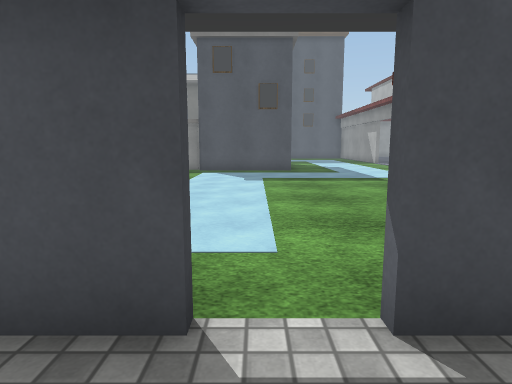
[1] (above)

24 first-person views from a walk through a Unity game level. The camera is 1.2 m above the floor, tilts 8° down and sees 75° across. The floor is counted in squares, 1 m on a side. Each view is taken from the middle of a square. On the plan, view 1 faces up. The plan holds only what a view shows up to about 14 squares ahead; the rest is blank. The place goes on beyond the plan. The player character is not drawn. Some surface patterns are stand-ins.

[2]
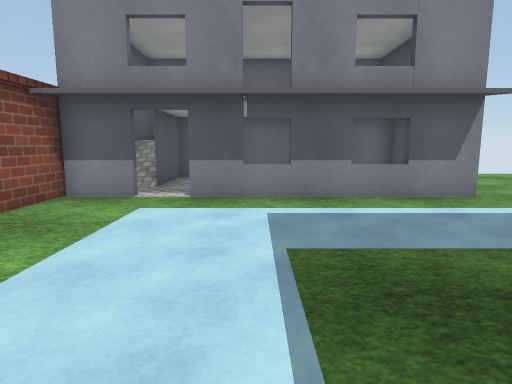

[3]
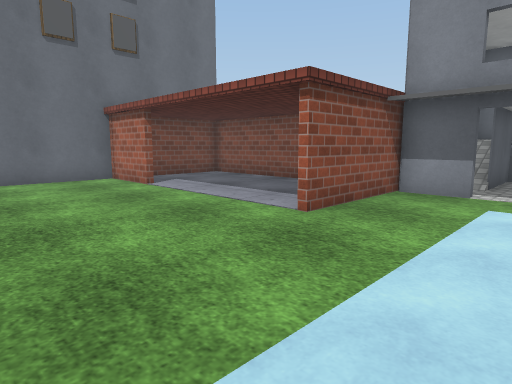

[4]
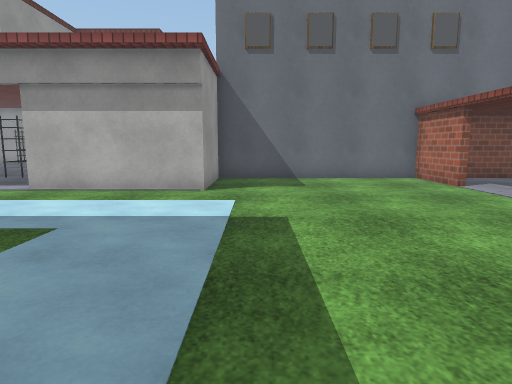

[5]
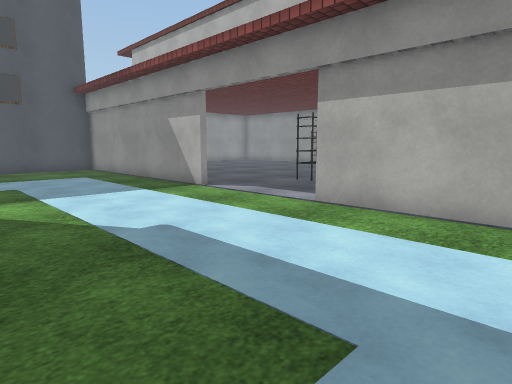

[6]
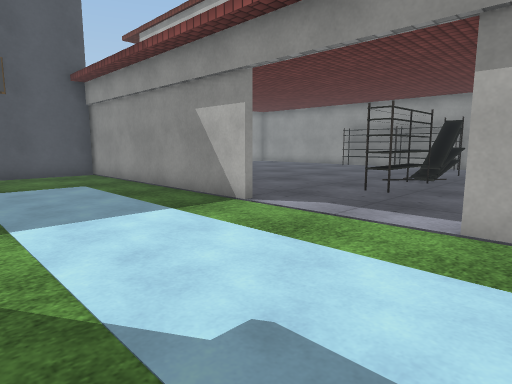

[7]
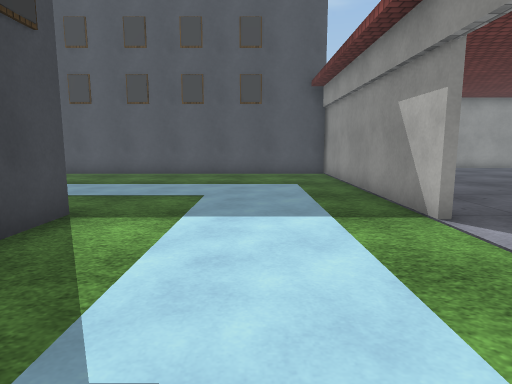

[8]
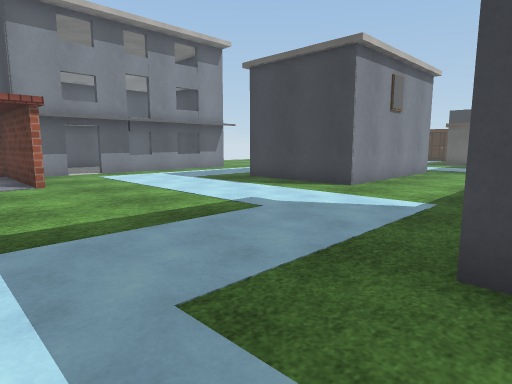

[9]
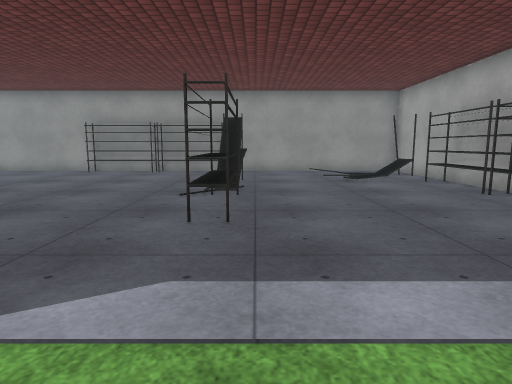

[10]
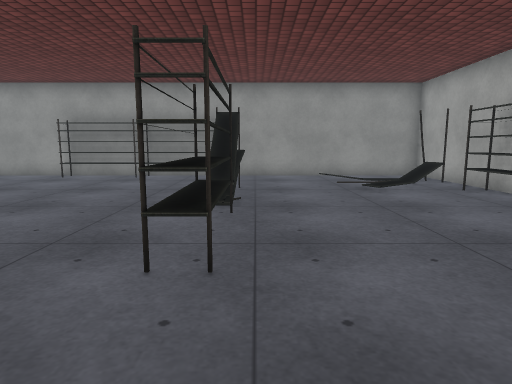

[11]
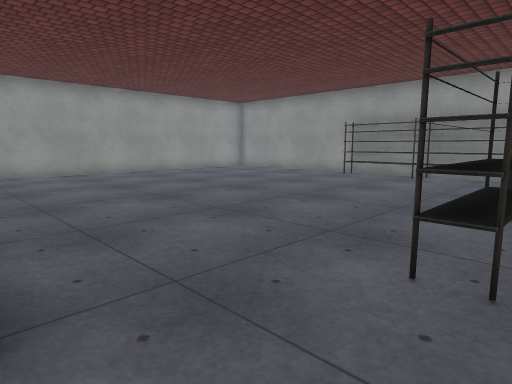

[12]
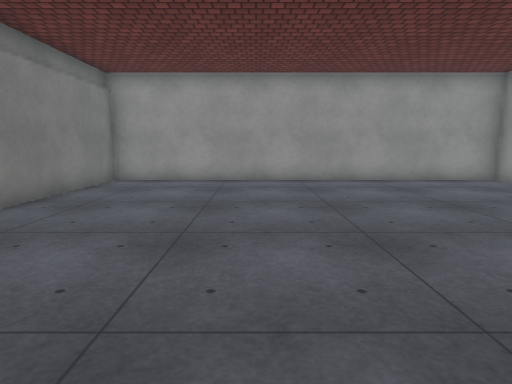

[13]
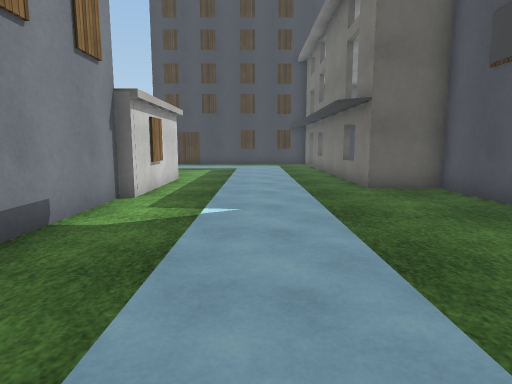

[14]
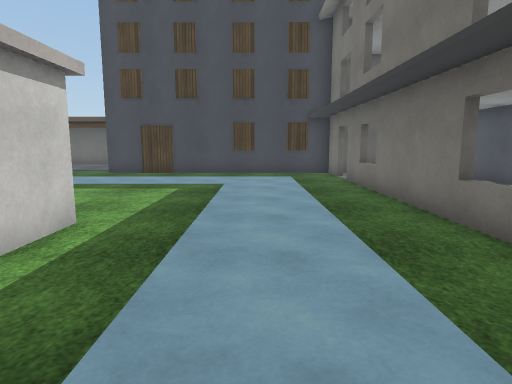

[15]
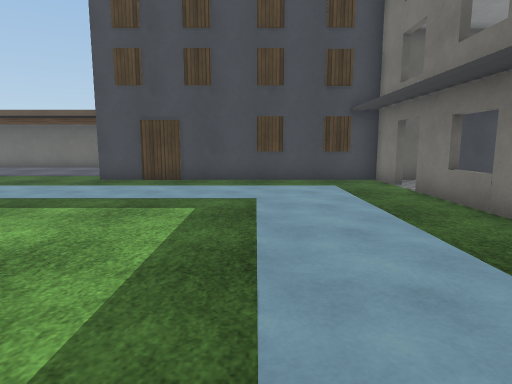

[16]
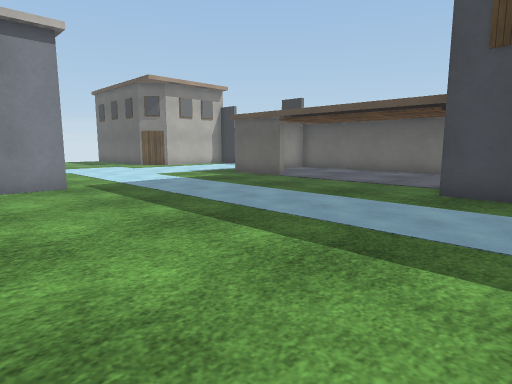

[17]
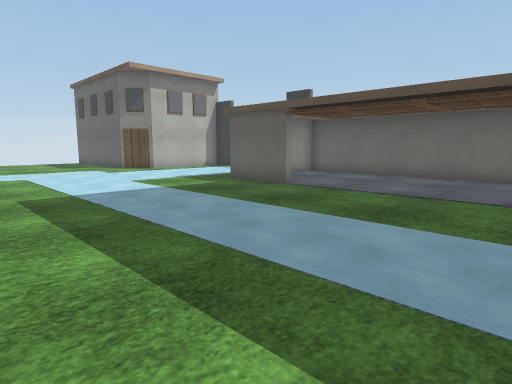

[18]
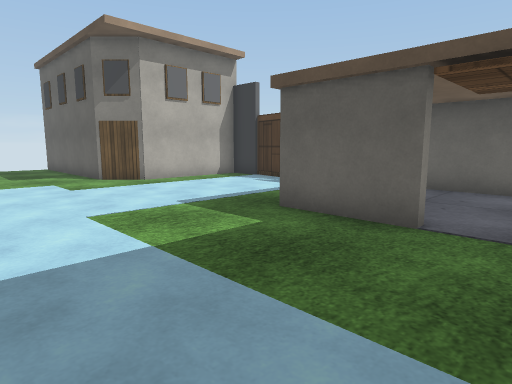

[19]
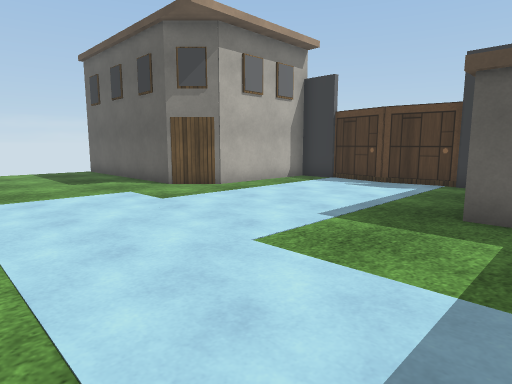

[20]
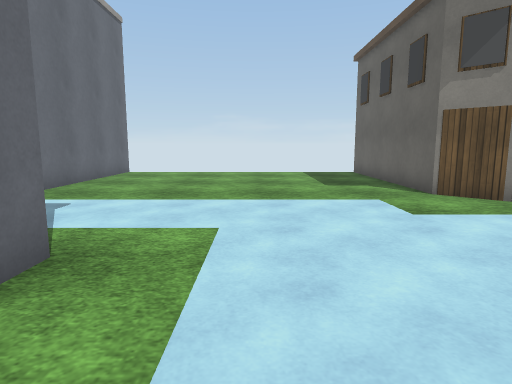

[21]
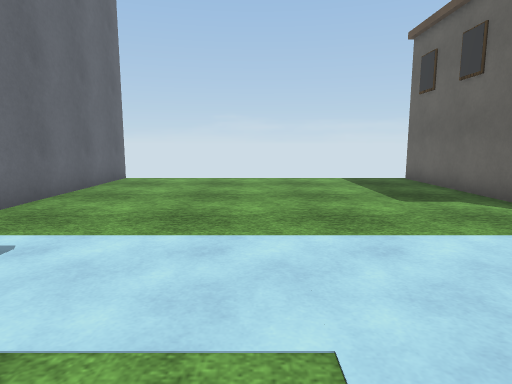

[22]
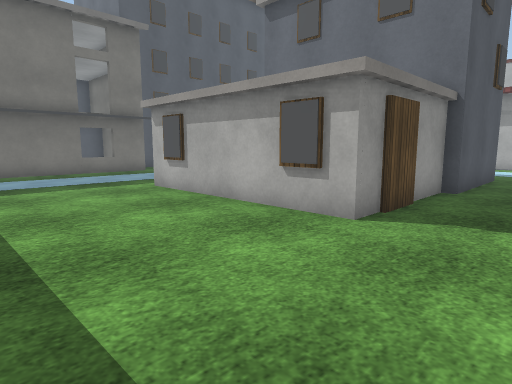

[23]
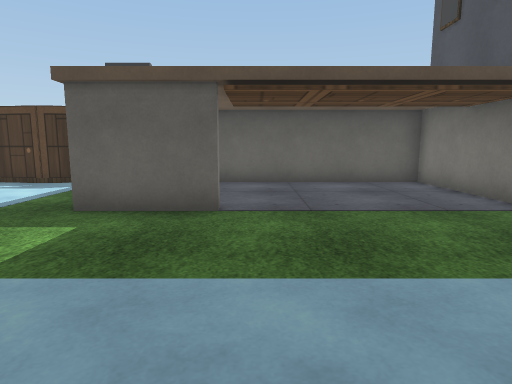

[24]
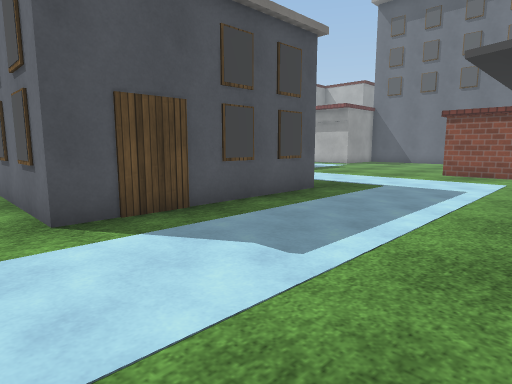

### Floor plan
Key: @ floor where view 1 was taken; # wall or solid block; . floor; H house; S shelf; B building; G garage; O other object.
Columns run from 23 left of view 1 to 21 right of it. Each row starts with its distance up from view 1.
 35                                H#############
 34                                H............#
 33                                H............
 32        HH                      H............
 31        HH          HHHHHHHHHHHH#...........
 30        H           H...........#............#
 29       HHHHHHHHHHHHHH...........#............#
 28       H........................#............#
 27       H........................#............S
 26       H........................#............S
 25       H........................#............S
 24       H........................#............S
 23       H.........BBBBBBBBB......#............S
 22       H.........B        B..................S
 21       H.........B        B........SSSSO S...#
 20 HHHH  H.........B         ..................#
 19 GGGGGG..........B         ..................#
 18 G...............B         .....#............#
 17 G...............BBBBB    B.....#............#
 16 G....................BBBB......#  ......... #
 15 G..............................#   ......OS #
 14 G..............................#  SSS#SSS##.#
 13 G....G.........................###H       ###
 12 G... G......BBBBBBBB..............H
 11  GG  G......B      B..............H
 10 #...........B      B..............H
  9 #...........B      B..............H
  8 #...........BBBBBBBB..............H
  7 #.................................H
  6 #.........................#.....###
  5 #.........................#.......#
  4 #BBBB.....................#.......#
  3      B....................# ......#
  2      B..........HHHHHHH.HH#  ....
  1      B..........H        H#   ###
  0      B..........H      @HHH
 -1      B..........H       HH
 -2      B..........H       HH
 -3      B..........H        H
 -4       B         HH  HH  HH

Positions as (right, up) in squares from view 1, and headings:
1: (0, 0), facing up
2: (-2, 10), facing down
3: (-1, 11), facing down-right
4: (-1, 12), facing right
5: (2, 14), facing up-right
6: (3, 17), facing up-right
7: (5, 17), facing up
8: (5, 17), facing down-left
9: (6, 20), facing right
10: (8, 20), facing right
11: (8, 20), facing up-right
12: (13, 23), facing up
13: (5, 26), facing left
14: (-2, 26), facing left
15: (-5, 25), facing left
16: (-8, 22), facing down-left
17: (-10, 20), facing down-left
18: (-13, 15), facing down-left
19: (-12, 12), facing down-left
20: (-13, 11), facing down
21: (-12, 8), facing down
22: (-12, 14), facing up-right
23: (-12, 14), facing left
24: (-12, 2), facing up-right
